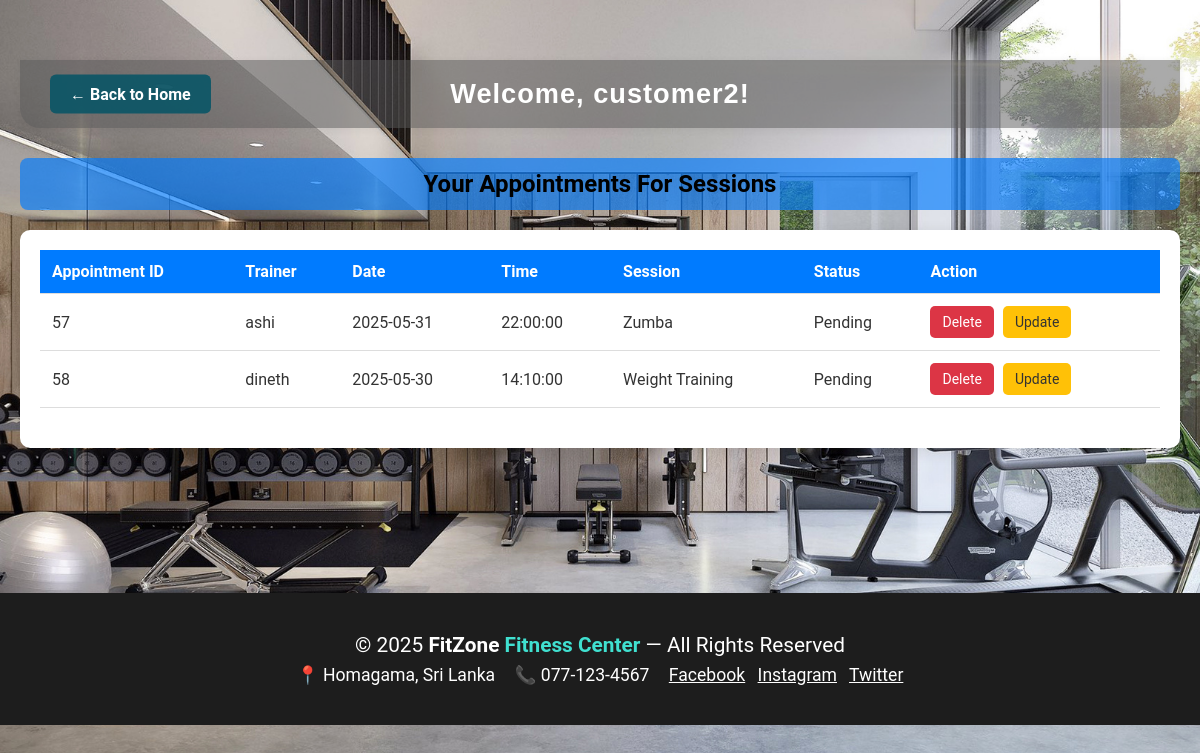
/includes/Users/viewappointment.php (signed in), run on the app's committed database.
### tables this page shows
CREATE TABLE `appointments` (
  `id` int(11) NOT NULL,
  `user_id` int(11) NOT NULL,
  `trainer_id` int(11) NOT NULL,
  `session_type` varchar(255) NOT NULL,
  `appointment_date` date NOT NULL,
  `appointment_time` time NOT NULL,
  `status` enum('pending','confirmed','cancelled') NOT NULL,
  `created_at` datetime NOT NULL DEFAULT current_timestamp(),
  `membership_id` int(11) DEFAULT NULL
);

CREATE TABLE `trainers` (
  `trainer_id` int(11) NOT NULL,
  `name` varchar(255) NOT NULL,
  `specialty` varchar(255) NOT NULL,
  `experience` int(11) NOT NULL,
  `profile` varchar(255) NOT NULL
);

### includes/Users/viewappointment.php (the view, shortened to what this page needs)
<?php
include('dbconnect.php');
$isLoggedIn = isset($_SESSION['username']);
?>
<!DOCTYPE html>
<html lang="en">
<head>
</head>
<body>
    <div class="container">
        <div class="header">
            <?php if ($isLoggedIn): ?>
                <div class="header-bar">
                    <a href="/gym/includes/Users/userpage.php" class="button back-btn">&larr; Back to Home</a>
                    <div class="header-title">
                        Welcome, <?php echo htmlspecialchars($_SESSION['username']); ?>!
                    </div>
                </div>
                <h2 style="background:hsla(211, 100.00%, 50.00%, 0.66); color: #000000; padding: 12px 0; border-radius: 8px; text-align:center;">
                    Your Appointments For Sessions
                </h2>
                <div class="table-container">
                    <?php
                    $stmt = $conn->prepare("SELECT appointments.id, trainers.name AS trainer_name, appointments.appointment_date, appointments.appointment_time, appointments.session_type, appointments.status
                                            FROM appointments
                                            JOIN trainers ON appointments.trainer_id = trainers.trainer_id
                                            WHERE appointments.user_id = ?");
                    $stmt->bind_param("i", $_SESSION['user_id']);
                    $stmt->execute();
                    $result = $stmt->get_result();
                    if ($result->num_rows > 0): ?>
                        <table>
                            <thead>
                                <tr>
                                    <th>Appointment ID</th>
                                    <th>Trainer</th>
                                    <th>Date</th>
                                    <th>Time</th>
                                    <th>Session</th>
                                    <th>Status</th>
                                    <th>Action</th>
                                </tr>
                            </thead>
                            <tbody>
                                <?php while ($row = $result->fetch_assoc()): ?>
                                    <tr>
                                        <td><?php echo htmlspecialchars($row['id']); ?></td>
                                        <td><?php echo htmlspecialchars($row['trainer_name']); ?></td>
                                        <td><?php echo htmlspecialchars($row['appointment_date']); ?></td>
                                        <td><?php echo htmlspecialchars($row['appointment_time']); ?></td>
                                        <td><?php echo htmlspecialchars($row['session_type']); ?></td>
                                        <td><?php echo ucfirst(htmlspecialchars($row['status'])); ?></td>
                                        <td class="action-buttons">
                                            <a href="?delete_id=<?php echo $row['id']; ?>" class="delete" onclick="return confirm('Are you sure you want to delete this appointment?');">Delete</a>
                                            <a href="update_appointment.php?update_id=<?php echo $row['id']; ?>" class="update">Update</a>
                                        </td>
                                    </tr>
                                <?php endwhile; ?>
                            </tbody>
                        </table>
                    <?php else: ?>
                        <p class="no-appointments">You have no appointments scheduled.</p>
                    <?php endif; ?>
                </div>
            <?php else: ?>
                <h2>Please log in to view your appointments.</h2>
            <?php endif; ?>
        </div>
    </div>
<div style="margin-top: 95px;">
    <?php include __DIR__ . '/../footer.php'; ?>

### includes/Users/viewappointment.php (style rules this page uses)
body { font-family: 'Roboto', sans-serif; background: url('/gym/includes/Background/background2.jpg') no-repeat center center fixed; background-size: cover; margin: 0; padding: 0; color: #333; }
.container { max-width: 1200px; margin: 40px auto; padding: 20px; }
.header { text-align: center; margin-bottom: 30px; }
h2 { font-size: 24px; color: #fff; margin-bottom: 20px; }
.table-container { background-color: #fff; padding: 20px; border-radius: 10px; box-shadow: 0 4px 15px rgba(0, 0, 0, 0.1); overflow-x: auto; }
table { width: 100%; border-collapse: collapse; margin-bottom: 20px; }
th, td { padding: 12px; text-align: left; border-bottom: 1px solid #ddd; }
th { background-color: #007BFF; color: white; font-weight: bold; }
.action-buttons a { padding: 8px 12px; text-decoration: none; border-radius: 5px; font-size: 14px; margin-right: 5px; display: inline-block; }
.action-buttons .delete { background-color: #dc3545; color: white; }
.action-buttons .update { background-color: #ffc107; color: #333; }
.header-bar { display: flex; align-items: center; justify-content: center; background:rgba(88, 88, 88, 0.51); padding: 18px 30px; border-radius: 0 0 20px 20px; margin-bottom: 30px; position: relative; box-shadow: 0 2px 8px rgba(0,0,0,0.06); }
.header-bar .back-btn { position: absolute; left: 30px; top: 50%; transform: translateY(-50%); background-color:rgba(10, 86, 103, 0.9); color: #fff; font-weight: bold; border-radius: 6px; padding: 10px 20px; text-decoration: none; transition: background 0.2s; }
.header-title { flex: 1; text-align: center; color: #fff; font-size: 1.7rem; font-family: 'Montserrat', sans-serif; font-weight: 600; letter-spacing: 1px; }

### data on the page
appointments: id "57", trainer.name "ashi", appointment_date "2025-05-31", appointment_time "22:00:00", session_type "Zumba", status "Pending"
appointments: id "58", trainer.name "dineth", appointment_date "2025-05-30", appointment_time "14:10:00", session_type "Weight Training", status "Pending"

### other printed values
$_SESSION['username'] "customer2"
